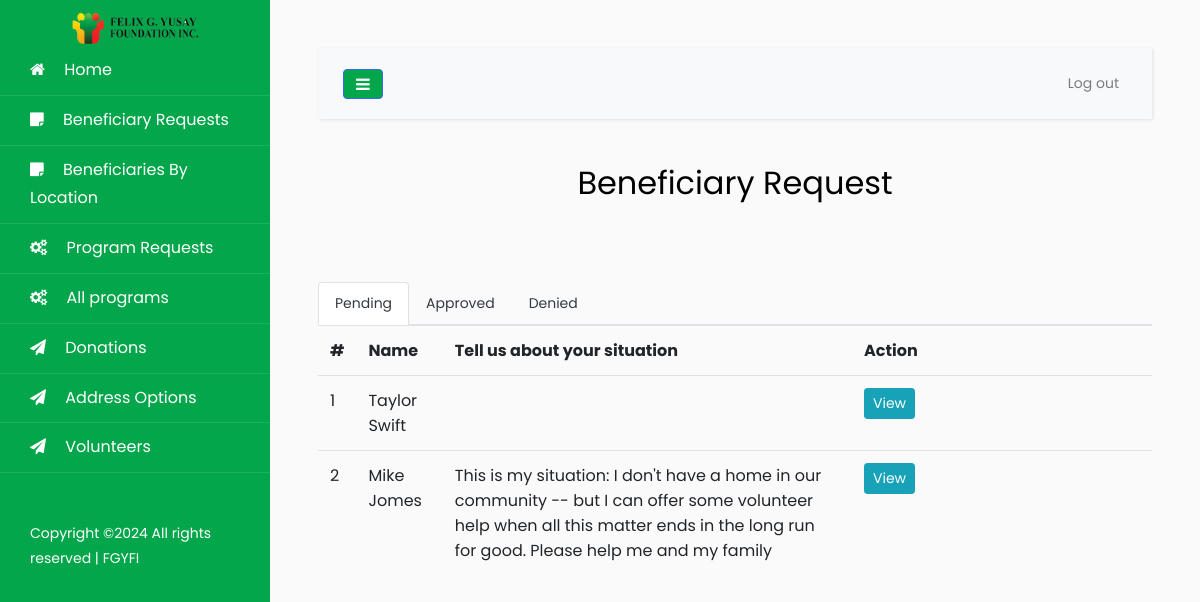
The app's page /pages/beneficiaries.php (signed in) with its own data.
### tables this page shows
CREATE TABLE `beneficiary` (
  `Id` int(11) NOT NULL AUTO_INCREMENT,
  `firstName` varchar(255) DEFAULT NULL,
  `lastName` varchar(255) DEFAULT NULL,
  `email` varchar(255) DEFAULT NULL,
  `age` int(255) DEFAULT NULL,
  `gender` varchar(255) DEFAULT NULL,
  `contactNumber` varchar(255) DEFAULT NULL,
  `address` text,
  `barangay` varchar(255) DEFAULT NULL,
  `city` varchar(255) DEFAULT NULL,
  `content` text,
  `status` varchar(255) DEFAULT 'Pending',
  `proof` varchar(255) DEFAULT NULL,
  `dateAdded` date DEFAULT NULL,
  PRIMARY KEY (`Id`)
);

### config/functions.php (called while the page is built, shortened)
<?php
function get_query_string($keyword, $default){
	return (isset($_GET[$keyword]) && $_GET[$keyword] != '') ? $_GET[$keyword] : $default;
}
?>

### config/Models.php (called while the page is built, shortened)
<?php
include "CRUD.php";
include "functions.php";
function beneficiary() {
	$crud = new CRUD;
	$crud->table = "beneficiary";
	return $crud;
}
?>

### config/CRUD.php (called while the page is built)
<?php class CRUD{var $table;var $obj=array();function arrayToQuery($query){$query_array=array();foreach($query as $key=>$key_value){if($key_value=="NOW()"){$query_array[]="$key=$key_value";}else{$query_array[]="$key='".htmlspecialchars($key_value,ENT_QUOTES)."'";}}return implode(', ',$query_array);}function list($query=""){$query=$query?"where ".$query:"";$db=Database::connect();$pdo=$db->prepare("select * from $this->table $query");$pdo->execute();$result=$pdo->fetchAll(PDO::FETCH_OBJ);Database::disconnect();return $result;}function count($query=""){$query=$query?"where ".$query:"";$db=Database::connect();$pdo=$db->prepare("select * from $this->table $query");$pdo->execute();Database::disconnect();return $pdo->rowCount();}function get($args){$db=Database::connect();$pdo=$db->prepare("select * from $this->table where $args");$pdo->execute();$result=$pdo->fetch(PDO::FETCH_OBJ);Database::disconnect();return $result;}function create(){$object=$this->arrayToQuery($this->obj);$db=Database::connect();$pdo=$db->prepare("insert into $this->table set $object");$pdo->execute();Database::disconnect();}function update($args){$object=$this->arrayToQuery($this->obj);$db=Database::connect();$pdo=$db->prepare("update $this->table set $object where $args");$pdo->execute();Database::disconnect();}function delete($args){$db=Database::connect();$pdo=$db->prepare("delete from $this->table where $args");$pdo->execute();Database::disconnect();}} ?>

### pages/beneficiaries.php (the view, shortened to what this page needs)
<?php
$ROOT_DIR="../";
include $ROOT_DIR . "templates/header.php";
$status = get_query_string("status", "Pending");
$beneficiary_list = beneficiary()->list("status='$status'");
$pendingActive = "";
$approvedActive = "";
$deniedActive = "";
if ($status=="Pending") {
  $pendingActive = "active";
}
?>
<center>
<h2>Beneficiary Request</h2>
</center>
<br><br>
<ul class="nav nav-tabs mt-3">
<li class="nav-item">
  <a class="nav-link text-dark <?=$pendingActive?>" href="?status=Pending">Pending</a>
</li>
<li class="nav-item">
  <a class="nav-link text-dark <?=$approvedActive?>" href="?status=Approved">Approved</a>
</li>
<li class="nav-item">
  <a class="nav-link text-dark <?=$deniedActive?>" href="?status=Denied">Denied</a>
</li>
</ul>
<table class="table">
  <tr>
    <th>#</th>
    <th>Name</th>
    <th>Tell us about your situation</th>
    <th width="300px">Action</th>
  </tr>
<?php
  $count = 0;
 foreach ($beneficiary_list as $row):
   $count +=1;
    ?>
  <tr class="item-items">
    <td class="item-data"
    ><?=$count;?></td>
    <td><?=$row->firstName;?> <?=$row->lastName;?></td>
    <td><?=$row->content;?></td>
    <td>
      <div class="action-btn">
        <a href="beneficiary-detail.php?Id=<?=$row->Id;?>" class="btn btn-info btn-sm">View</a>
      </div>
    </td>
  </tr>
<?php endforeach; ?>
</table>
      <?php include $ROOT_DIR . "templates/footer.php"; ?>

### records on screen
beneficiary: firstName "Taylor", lastName "Swift"
beneficiary: firstName "Mike", lastName "Jomes", content "This is my situation: I don't have a home in our community -- but I can offer some volunteer help when all this matter ends in the long run for good. Please help me and my family"
